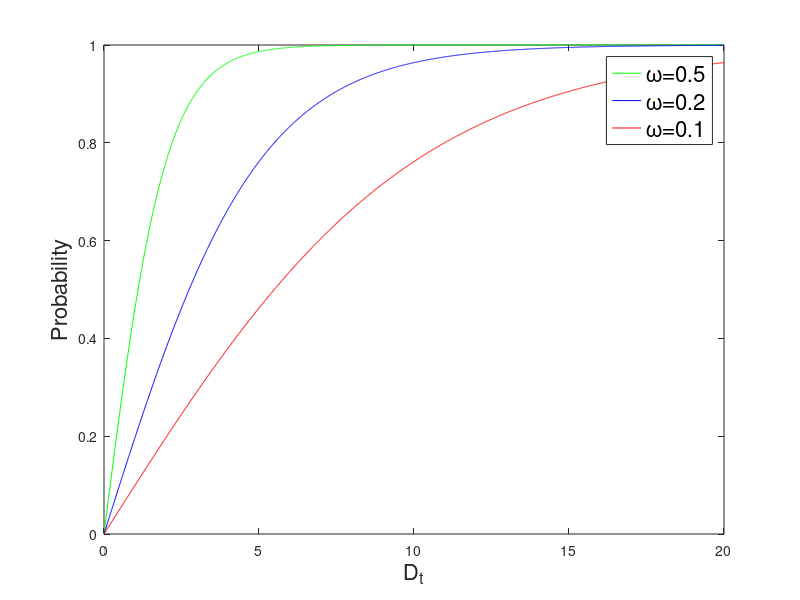

This chart was generated by the following MATLAB code:
x = 0:0.01:20;
y = tanh(0.5 * x);
plot(x,y,'g');hold on
y = tanh(0.2 * x);
plot(x,y,'b')
y = tanh(0.1 * x);
plot(x,y,'r')
legend('\omega=0.5','\omega=0.2','\omega=0.1')
xlabel('D_t','FontSize',16)
ylabel('Probability','FontSize',16)
lgd = legend('\omega=0.5','\omega=0.2','\omega=0.1');
set(lgd,'FontSize',16);